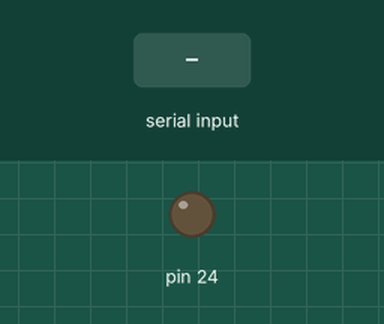
Recording of a sketch running on a simulated Arduino Mega 2560, built with avr-gcc and run on an emulated ATmega2560. Parts: output pins drawn as LEDs (lit = HIGH). Inputs (shaded band) come from the test bench.

Above: at 1.2 s.
1.3 s: "ON" received over Serial
At 3.4 s:
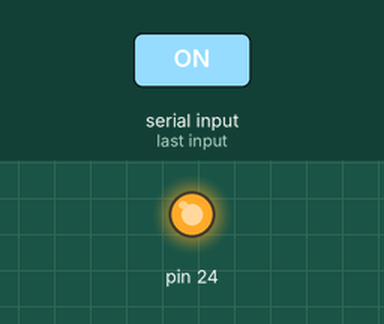
3.8 s: "OFF" received over Serial
At 5.3 s:
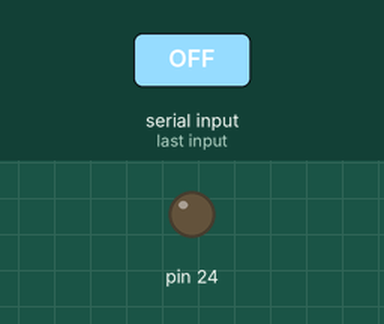
Timing chart, 0 to 6.8 s (numbered marks = the images above; inputs shaded):
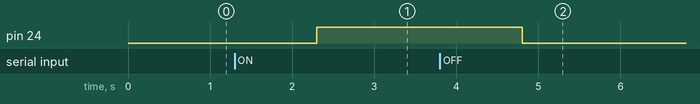

The sketch:

Ard.ino
```cpp
void setup() {
  Serial.begin(9600);
  pinMode(24,OUTPUT);

}

void loop() {
  if (Serial.available()) {  // check for incoming serial data
      String command = Serial.readString();  // read command from serial port
      if (command == "ON") {  //
         digitalWrite(24, HIGH);

      }
      else if(command == "OFF"){
        digitalWrite(24,LOW);
  }
}

}
```

Measured:
- after the input at 1.3 s, pin 24: LOW → HIGH after 1.0 s
- after the input at 3.8 s, pin 24: HIGH → LOW after 1.0 s
